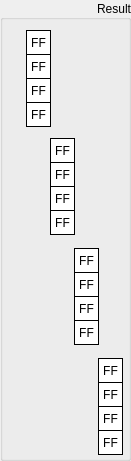
  <widget class="QGroupBox" name="groupResult">
   <property name="geometry">
    <rect>
     <x>350</x>
     <y>0</y>
     <width>131</width>
     <height>461</height>
    </rect>
   </property>
   <property name="sizePolicy">
    <sizepolicy hsizetype="Fixed" vsizetype="Fixed">
     <horstretch>0</horstretch>
     <verstretch>0</verstretch>
    </sizepolicy>
   </property>
   <property name="styleSheet">
    <string notr="true"/>
   </property>
   <property name="title">
    <string>Result</string>
   </property>
   <property name="alignment">
    <set>Qt::AlignRight|Qt::AlignTrailing|Qt::AlignVCenter</set>
   </property>
   <widget class="QLabel" name="resultByte15">
    <property name="enabled">
     <bool>true</bool>
    </property>
    <property name="geometry">
     <rect>
      <x>98</x>
      <y>430</y>
      <width>25</width>
      <height>25</height>
     </rect>
    </property>
    <property name="sizePolicy">
     <sizepolicy hsizetype="Fixed" vsizetype="Fixed">
      <horstretch>0</horstretch>
      <verstretch>0</verstretch>
     </sizepolicy>
    </property>
    <property name="font">
     <font>
      <kerning>true</kerning>
     </font>
    </property>
    <property name="layoutDirection">
     <enum>Qt::LeftToRight</enum>
    </property>
    <property name="styleSheet">
     <string notr="true">QLabel {
	 border-width: 1px;
     border-style: solid;
     border-color: black; 
     background-color: white;
}</string>
    </property>
    <property name="text">
     <string>FF</string>
    </property>
    <property name="alignment">
     <set>Qt::AlignCenter</set>
    </property>
   </widget>
   <widget class="QLabel" name="resultByte13">
    <property name="enabled">
     <bool>true</bool>
    </property>
    <property name="geometry">
     <rect>
      <x>98</x>
      <y>382</y>
      <width>25</width>
      <height>25</height>
     </rect>
    </property>
    <property name="sizePolicy">
     <sizepolicy hsizetype="Fixed" vsizetype="Fixed">
      <horstretch>0</horstretch>
      <verstretch>0</verstretch>
     </sizepolicy>
    </property>
    <property name="font">
     <font>
      <kerning>true</kerning>
     </font>
    </property>
    <property name="layoutDirection">
     <enum>Qt::LeftToRight</enum>
    </property>
    <property name="styleSheet">
     <string notr="true">QLabel {
	 border-width: 1px;
     border-style: solid;
     border-color: black; 
     background-color: white;
}</string>
    </property>
    <property name="text">
     <string>FF</string>
    </property>
    <property name="alignment">
     <set>Qt::AlignCenter</set>
    </property>
   </widget>
   <widget class="QLabel" name="resultByte14">
    <property name="enabled">
     <bool>true</bool>
    </property>
    <property name="geometry">
     <rect>
      <x>98</x>
      <y>406</y>
      <width>25</width>
      <height>25</height>
     </rect>
    </property>
    <property name="sizePolicy">
     <sizepolicy hsizetype="Fixed" vsizetype="Fixed">
      <horstretch>0</horstretch>
      <verstretch>0</verstretch>
     </sizepolicy>
    </property>
    <property name="font">
     <font>
      <kerning>true</kerning>
     </font>
    </property>
    <property name="layoutDirection">
     <enum>Qt::LeftToRight</enum>
    </property>
    <property name="styleSheet">
     <string notr="true">QLabel {
	 border-width: 1px;
     border-style: solid;
     border-color: black; 
     background-color: white;
}</string>
    </property>
    <property name="text">
     <string>FF</string>
    </property>
    <property name="alignment">
     <set>Qt::AlignCenter</set>
    </property>
   </widget>
   <widget class="QLabel" name="resultByte06">
    <property name="enabled">
     <bool>true</bool>
    </property>
    <property name="geometry">
     <rect>
      <x>50</x>
      <y>186</y>
      <width>25</width>
      <height>25</height>
     </rect>
    </property>
    <property name="sizePolicy">
     <sizepolicy hsizetype="Fixed" vsizetype="Fixed">
      <horstretch>0</horstretch>
      <verstretch>0</verstretch>
     </sizepolicy>
    </property>
    <property name="font">
     <font>
      <kerning>true</kerning>
     </font>
    </property>
    <property name="layoutDirection">
     <enum>Qt::LeftToRight</enum>
    </property>
    <property name="styleSheet">
     <string notr="true">QLabel {
	 border-width: 1px;
     border-style: solid;
     border-color: black; 
     background-color: white;
}</string>
    </property>
    <property name="text">
     <string>FF</string>
    </property>
    <property name="alignment">
     <set>Qt::AlignCenter</set>
    </property>
   </widget>
   <widget class="QLabel" name="resultByte04">
    <property name="enabled">
     <bool>true</bool>
    </property>
    <property name="geometry">
     <rect>
      <x>50</x>
      <y>138</y>
      <width>25</width>
      <height>25</height>
     </rect>
    </property>
    <property name="sizePolicy">
     <sizepolicy hsizetype="Fixed" vsizetype="Fixed">
      <horstretch>0</horstretch>
      <verstretch>0</verstretch>
     </sizepolicy>
    </property>
    <property name="font">
     <font>
      <kerning>true</kerning>
     </font>
    </property>
    <property name="layoutDirection">
     <enum>Qt::LeftToRight</enum>
    </property>
    <property name="styleSheet">
     <string notr="true">QLabel {
	 border-width: 1px;
     border-style: solid;
     border-color: black; 
     background-color: white;
}</string>
    </property>
    <property name="text">
     <string>FF</string>
    </property>
    <property name="alignment">
     <set>Qt::AlignCenter</set>
    </property>
   </widget>
   <widget class="QLabel" name="resultByte02">
    <property name="enabled">
     <bool>true</bool>
    </property>
    <property name="geometry">
     <rect>
      <x>26</x>
      <y>78</y>
      <width>25</width>
      <height>25</height>
     </rect>
    </property>
    <property name="sizePolicy">
     <sizepolicy hsizetype="Fixed" vsizetype="Fixed">
      <horstretch>0</horstretch>
      <verstretch>0</verstretch>
     </sizepolicy>
    </property>
    <property name="font">
     <font>
      <kerning>true</kerning>
     </font>
    </property>
    <property name="layoutDirection">
     <enum>Qt::LeftToRight</enum>
    </property>
    <property name="styleSheet">
     <string notr="true">QLabel {
	 border-width: 1px;
     border-style: solid;
     border-color: black; 
     background-color: white;
}</string>
    </property>
    <property name="text">
     <string>FF</string>
    </property>
    <property name="alignment">
     <set>Qt::AlignCenter</set>
    </property>
   </widget>
   <widget class="QLabel" name="resultByte10">
    <property name="enabled">
     <bool>true</bool>
    </property>
    <property name="geometry">
     <rect>
      <x>74</x>
      <y>296</y>
      <width>25</width>
      <height>25</height>
     </rect>
    </property>
    <property name="sizePolicy">
     <sizepolicy hsizetype="Fixed" vsizetype="Fixed">
      <horstretch>0</horstretch>
      <verstretch>0</verstretch>
     </sizepolicy>
    </property>
    <property name="font">
     <font>
      <kerning>true</kerning>
     </font>
    </property>
    <property name="layoutDirection">
     <enum>Qt::LeftToRight</enum>
    </property>
    <property name="styleSheet">
     <string notr="true">QLabel {
	 border-width: 1px;
     border-style: solid;
     border-color: black; 
     background-color: white;
}</string>
    </property>
    <property name="text">
     <string>FF</string>
    </property>
    <property name="alignment">
     <set>Qt::AlignCenter</set>
    </property>
   </widget>
   <widget class="QLabel" name="resultByte09">
    <property name="enabled">
     <bool>true</bool>
    </property>
    <property name="geometry">
     <rect>
      <x>74</x>
      <y>272</y>
      <width>25</width>
      <height>25</height>
     </rect>
    </property>
    <property name="sizePolicy">
     <sizepolicy hsizetype="Fixed" vsizetype="Fixed">
      <horstretch>0</horstretch>
      <verstretch>0</verstretch>
     </sizepolicy>
    </property>
    <property name="font">
     <font>
      <kerning>true</kerning>
     </font>
    </property>
    <property name="layoutDirection">
     <enum>Qt::LeftToRight</enum>
    </property>
    <property name="styleSheet">
     <string notr="true">QLabel {
	 border-width: 1px;
     border-style: solid;
     border-color: black; 
     background-color: white;
}</string>
    </property>
    <property name="text">
     <string>FF</string>
    </property>
    <property name="alignment">
     <set>Qt::AlignCenter</set>
    </property>
   </widget>
   <widget class="QLabel" name="resultByte01">
    <property name="enabled">
     <bool>true</bool>
    </property>
    <property name="geometry">
     <rect>
      <x>26</x>
      <y>54</y>
      <width>25</width>
      <height>25</height>
     </rect>
    </property>
    <property name="sizePolicy">
     <sizepolicy hsizetype="Fixed" vsizetype="Fixed">
      <horstretch>0</horstretch>
      <verstretch>0</verstretch>
     </sizepolicy>
    </property>
    <property name="font">
     <font>
      <kerning>true</kerning>
     </font>
    </property>
    <property name="layoutDirection">
     <enum>Qt::LeftToRight</enum>
    </property>
    <property name="styleSheet">
     <string notr="true">QLabel {
	 border-width: 1px;
     border-style: solid;
     border-color: black; 
     background-color: white;
}</string>
    </property>
    <property name="text">
     <string>FF</string>
    </property>
    <property name="alignment">
     <set>Qt::AlignCenter</set>
    </property>
   </widget>
   <widget class="QLabel" name="resultByte08">
    <property name="enabled">
     <bool>true</bool>
    </property>
    <property name="geometry">
     <rect>
      <x>74</x>
      <y>248</y>
      <width>25</width>
      <height>25</height>
     </rect>
    </property>
    <property name="sizePolicy">
     <sizepolicy hsizetype="Fixed" vsizetype="Fixed">
      <horstretch>0</horstretch>
      <verstretch>0</verstretch>
     </sizepolicy>
    </property>
    <property name="font">
     <font>
      <kerning>true</kerning>
     </font>
    </property>
    <property name="layoutDirection">
     <enum>Qt::LeftToRight</enum>
    </property>
    <property name="styleSheet">
     <string notr="true">QLabel {
	 border-width: 1px;
     border-style: solid;
     border-color: black; 
     background-color: white;
}</string>
    </property>
    <property name="text">
     <string>FF</string>
    </property>
    <property name="alignment">
     <set>Qt::AlignCenter</set>
    </property>
   </widget>
   <widget class="QLabel" name="resultByte00">
    <property name="enabled">
     <bool>true</bool>
    </property>
    <property name="geometry">
     <rect>
      <x>26</x>
      <y>30</y>
      <width>25</width>
      <height>25</height>
     </rect>
    </property>
    <property name="sizePolicy">
     <sizepolicy hsizetype="Fixed" vsizetype="Fixed">
      <horstretch>0</horstretch>
      <verstretch>0</verstretch>
     </sizepolicy>
    </property>
    <property name="font">
     <font>
      <kerning>true</kerning>
     </font>
    </property>
    <property name="layoutDirection">
     <enum>Qt::LeftToRight</enum>
    </property>
    <property name="styleSheet">
     <string notr="true">QLabel {
	 border-width: 1px;
     border-style: solid;
     border-color: black; 
     background-color: white;
}</string>
    </property>
    <property name="text">
     <string>FF</string>
    </property>
    <property name="alignment">
     <set>Qt::AlignCenter</set>
    </property>
    <property name="wordWrap">
     <bool>false</bool>
    </property>
   </widget>
   <widget class="QLabel" name="resultByte07">
    <property name="enabled">
     <bool>true</bool>
    </property>
    <property name="geometry">
     <rect>
      <x>50</x>
      <y>210</y>
      <width>25</width>
      <height>25</height>
     </rect>
    </property>
    <property name="sizePolicy">
     <sizepolicy hsizetype="Fixed" vsizetype="Fixed">
      <horstretch>0</horstretch>
      <verstretch>0</verstretch>
     </sizepolicy>
    </property>
    <property name="font">
     <font>
      <kerning>true</kerning>
     </font>
    </property>
    <property name="layoutDirection">
     <enum>Qt::LeftToRight</enum>
    </property>
    <property name="styleSheet">
     <string notr="true">QLabel {
	 border-width: 1px;
     border-style: solid;
     border-color: black; 
     background-color: white;
}</string>
    </property>
    <property name="text">
     <string>FF</string>
    </property>
    <property name="alignment">
     <set>Qt::AlignCenter</set>
    </property>
   </widget>
   <widget class="QLabel" name="resultByte12">
    <property name="enabled">
     <bool>true</bool>
    </property>
    <property name="geometry">
     <rect>
      <x>98</x>
      <y>358</y>
      <width>25</width>
      <height>25</height>
     </rect>
    </property>
    <property name="sizePolicy">
     <sizepolicy hsizetype="Fixed" vsizetype="Fixed">
      <horstretch>0</horstretch>
      <verstretch>0</verstretch>
     </sizepolicy>
    </property>
    <property name="font">
     <font>
      <kerning>true</kerning>
     </font>
    </property>
    <property name="layoutDirection">
     <enum>Qt::LeftToRight</enum>
    </property>
    <property name="styleSheet">
     <string notr="true">QLabel {
	 border-width: 1px;
     border-style: solid;
     border-color: black; 
     background-color: white;
}</string>
    </property>
    <property name="text">
     <string>FF</string>
    </property>
    <property name="alignment">
     <set>Qt::AlignCenter</set>
    </property>
   </widget>
   <widget class="QLabel" name="resultByte03">
    <property name="enabled">
     <bool>true</bool>
    </property>
    <property name="geometry">
     <rect>
      <x>26</x>
      <y>102</y>
      <width>25</width>
      <height>25</height>
     </rect>
    </property>
    <property name="sizePolicy">
     <sizepolicy hsizetype="Fixed" vsizetype="Fixed">
      <horstretch>0</horstretch>
      <verstretch>0</verstretch>
     </sizepolicy>
    </property>
    <property name="font">
     <font>
      <kerning>true</kerning>
     </font>
    </property>
    <property name="layoutDirection">
     <enum>Qt::LeftToRight</enum>
    </property>
    <property name="styleSheet">
     <string notr="true">QLabel {
	 border-width: 1px;
     border-style: solid;
     border-color: black; 
     background-color: white;
}</string>
    </property>
    <property name="text">
     <string>FF</string>
    </property>
    <property name="alignment">
     <set>Qt::AlignCenter</set>
    </property>
   </widget>
   <widget class="QLabel" name="resultByte11">
    <property name="enabled">
     <bool>true</bool>
    </property>
    <property name="geometry">
     <rect>
      <x>74</x>
      <y>320</y>
      <width>25</width>
      <height>25</height>
     </rect>
    </property>
    <property name="sizePolicy">
     <sizepolicy hsizetype="Fixed" vsizetype="Fixed">
      <horstretch>0</horstretch>
      <verstretch>0</verstretch>
     </sizepolicy>
    </property>
    <property name="font">
     <font>
      <kerning>true</kerning>
     </font>
    </property>
    <property name="layoutDirection">
     <enum>Qt::LeftToRight</enum>
    </property>
    <property name="styleSheet">
     <string notr="true">QLabel {
	 border-width: 1px;
     border-style: solid;
     border-color: black; 
     background-color: white;
}</string>
    </property>
    <property name="text">
     <string>FF</string>
    </property>
    <property name="alignment">
     <set>Qt::AlignCenter</set>
    </property>
   </widget>
   <widget class="QLabel" name="resultByte05">
    <property name="enabled">
     <bool>true</bool>
    </property>
    <property name="geometry">
     <rect>
      <x>50</x>
      <y>162</y>
      <width>25</width>
      <height>25</height>
     </rect>
    </property>
    <property name="sizePolicy">
     <sizepolicy hsizetype="Fixed" vsizetype="Fixed">
      <horstretch>0</horstretch>
      <verstretch>0</verstretch>
     </sizepolicy>
    </property>
    <property name="font">
     <font>
      <kerning>true</kerning>
     </font>
    </property>
    <property name="layoutDirection">
     <enum>Qt::LeftToRight</enum>
    </property>
    <property name="styleSheet">
     <string notr="true">QLabel {
	 border-width: 1px;
     border-style: solid;
     border-color: black; 
     background-color: white;
}</string>
    </property>
    <property name="text">
     <string>FF</string>
    </property>
    <property name="alignment">
     <set>Qt::AlignCenter</set>
    </property>
   </widget>
  </widget>
